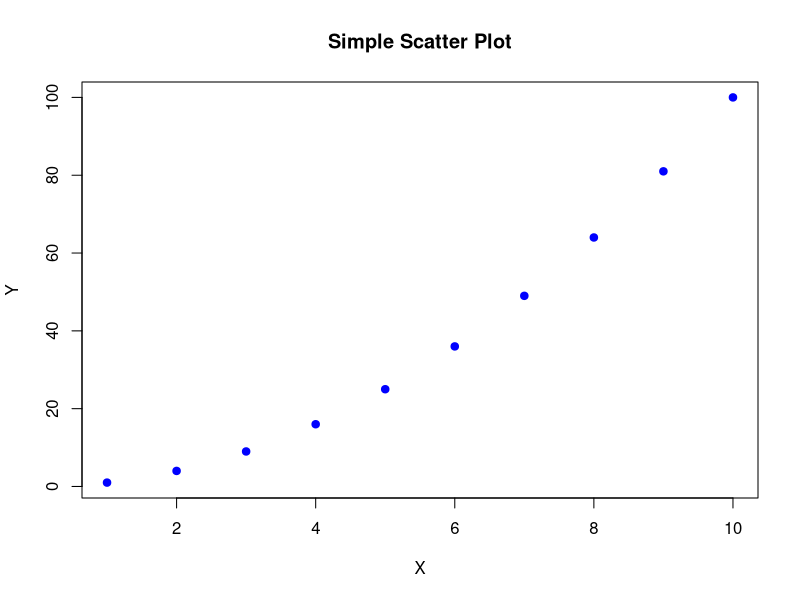
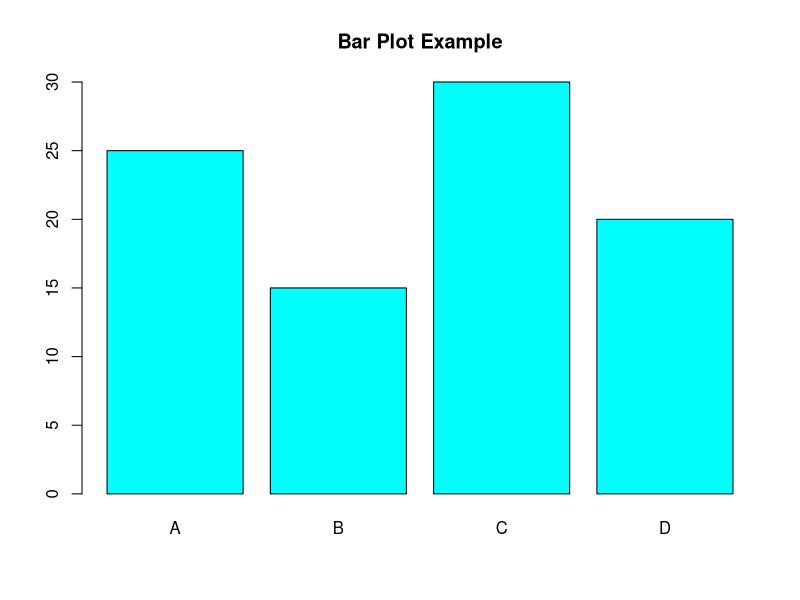
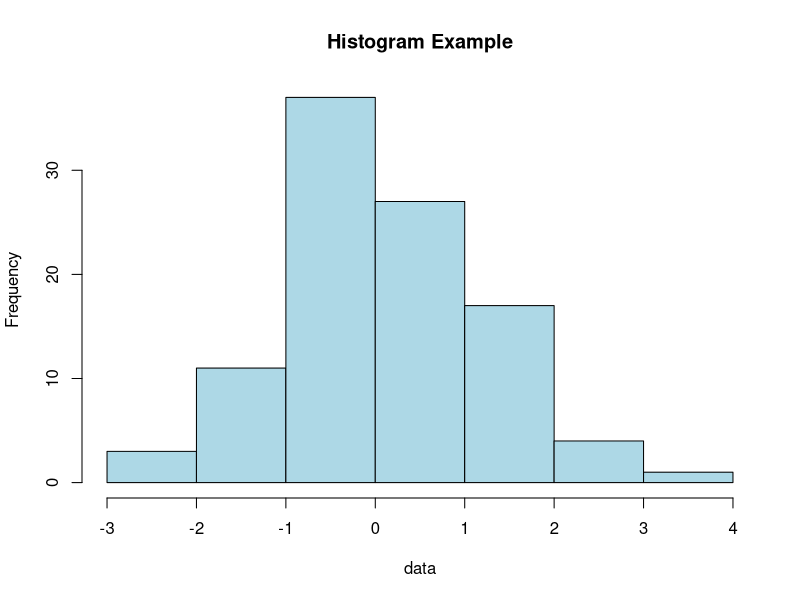

The R source for these figures, in order:
# =====================================================
# INTRODUCTION TO R PROGRAMMING
# A beginner's guide with practical examples
# =====================================================

# R is a powerful programming language for statistical computing and graphics
# This guide will help you learn the fundamentals step by step

# =====================================================
# SECTION 1: BASIC R OPERATIONS
# =====================================================

# 1.1 Basic Arithmetic
2 + 3       # Addition
10 - 5      # Subtraction
4 * 5       # Multiplication
20 / 4      # Division
2^3         # Exponentiation
10 %% 3     # Modulo (remainder)
10 %/% 3    # Integer division

# 1.2 Variables
# Variables are used to store values
x <- 10     # Assign value 10 to variable x
y = 20      # Alternative assignment (= also works but <- is preferred)
z <- x + y  # z will be 30

# Display variable values
print(x)
print(y)
print(z)

# 1.3 Data Types
# Numeric
num <- 42.5
# Integer
int <- 42L  # The 'L' indicates this is an integer
# Character/String
text <- "Hello, R!"
# Logical
logic <- TRUE  # or FALSE

# Check data types
class(num)
class(int)
class(text)
class(logic)

# =====================================================
# SECTION 2: DATA STRUCTURES
# =====================================================

# 2.1 Vectors - one-dimensional arrays
# Create vectors
numbers <- c(1, 2, 3, 4, 5)
fruits <- c("apple", "banana", "orange")
logicals <- c(TRUE, FALSE, TRUE)

# Vector operations
numbers + 10          # Add 10 to each element
numbers * 2           # Multiply each element by 2
numbers[3]            # Access the third element
numbers[2:4]          # Access elements 2 through 4
length(numbers)       # Number of elements

# 2.2 Matrices - two-dimensional arrays
# Create a matrix
mat <- matrix(1:9, nrow = 3, ncol = 3)
mat
# Access elements
mat[2, 3]             # Element at row 2, column 3
mat[1, ]              # First row
mat[, 2]              # Second column

# 2.3 Lists - ordered collections of objects
# Create a list
my_list <- list(
  name = "John",
  age = 30,
  scores = c(85, 90, 92),
  passed = TRUE
)
my_list
# Access elements
my_list$name          # Access by name
my_list[[1]]          # Access by position
my_list$scores[2]     # Access nested elements

# 2.4 Data Frames - table-like structures
# Create a data frame
students <- data.frame(
  name = c("Alice", "Bob", "Charlie"),
  age = c(22, 21, 23),
  gpa = c(3.8, 3.2, 3.9)
)
students
# Access elements
students$name         # Access a column
students[2, ]         # Access a row
students[1, 2]        # Access a specific element

# =====================================================
# SECTION 3: CONTROL STRUCTURES
# =====================================================

# 3.1 Conditional statements (if, else if, else)
x <- 15

if (x > 10) {
  print("x is greater than 10")
} else if (x == 10) {
  print("x equals 10")
} else {
  print("x is less than 10")
}

# 3.2 For loops
# Print numbers 1 to 5
for (i in 1:5) {
  print(i)
}

# Loop through a vector
fruits <- c("apple", "banana", "orange")
for (fruit in fruits) {
  print(paste("I like", fruit))
}

# 3.3 While loops
counter <- 1
while (counter <= 5) {
  print(counter)
  counter <- counter + 1
}

# =====================================================
# SECTION 4: FUNCTIONS
# =====================================================

# 4.1 Using built-in functions
max(1, 5, 3, 7)       # Find maximum value
min(1, 5, 3, 7)       # Find minimum value
sum(1:10)             # Sum values
mean(c(10, 20, 30))   # Calculate average

# 4.2 Creating your own functions
# Function to calculate square
square <- function(x) {
  return(x^2)
}

# Function to convert Celsius to Fahrenheit
celsius_to_fahrenheit <- function(celsius) {
  fahrenheit <- (celsius * 9/5) + 32
  return(fahrenheit)
}

# Use the functions
square(4)
celsius_to_fahrenheit(25)

# Function with multiple arguments
calculate_bmi <- function(weight, height) {
  bmi <- weight / (height^2)
  return(bmi)
}

calculate_bmi(70, 1.75)

# =====================================================
# SECTION 5: DATA MANIPULATION WITH DPLYR
# =====================================================

# First, install and load the dplyr package if needed
# install.packages("dplyr")
# library(dplyr)

# Create a sample dataset
employees <- data.frame(
  name = c("Alice", "Bob", "Charlie", "David", "Eva"),
  department = c("HR", "IT", "Finance", "IT", "HR"),
  salary = c(45000, 65000, 55000, 70000, 48000),
  years = c(2, 5, 3, 7, 4)
)

# The following operations require dplyr to be installed
# Uncomment them once you've installed the package

# # Filter rows
# it_employees <- employees %>% filter(department == "IT")
#
# # Select columns
# names_salaries <- employees %>% select(name, salary)
#
# # Arrange (sort) data
# sorted_by_salary <- employees %>% arrange(desc(salary))
#
# # Create new columns
# employees_with_bonus <- employees %>%
#   mutate(bonus = salary * 0.10,
#          total_comp = salary + bonus)
#
# # Summarize data
# dept_summary <- employees %>%
#   group_by(department) %>%
#   summarize(
#     avg_salary = mean(salary),
#     total_employees = n()
#   )

# =====================================================
# SECTION 6: DATA VISUALIZATION
# =====================================================

# Basic plotting
# Scatter plot
x <- 1:10
y <- x^2
plot(x, y, main="Simple Scatter Plot", xlab="X", ylab="Y", col="blue", pch=19)

# Bar plot
counts <- c(25, 15, 30, 20)
names <- c("A", "B", "C", "D")
barplot(counts, names.arg=names, col="cyan", main="Bar Plot Example")

# Histogram
data <- rnorm(100)  # Generate 100 random numbers
hist(data, col="lightblue", main="Histogram Example")

# For more advanced visualizations, you can use ggplot2
# install.packages("ggplot2")
# library(ggplot2)

# =====================================================
# SECTION 7: EXERCISES FOR PRACTICE
# =====================================================

# Exercise 1: Create a vector of the first 10 even numbers
# Your code here:
# even_numbers <-

# Exercise 2: Calculate the sum and mean of numbers from 1 to 100
# Your code here:
# sum_result <-
# mean_result <-

# Exercise 3: Create a function that returns both the minimum and maximum of a vector
# Your code here:
# min_max <- function(x) {
#   # Your code here
# }

# Exercise 4: Create a data frame with 5 students, their grades in 3 subjects
# Your code here:
# student_grades <- data.frame(
#   # Your code here
# )

# Exercise 5: Write a function to determine if a number is prime
# Your code here:
# is_prime <- function(n) {
#   # Your code here
# }

# =====================================================
# CONCLUSION
# =====================================================

# This script introduced you to the fundamentals of R programming.
# Practice these concepts by modifying the examples and completing the exercises.
# As you become more comfortable, explore additional topics like:
# - Statistical analysis
# - Machine learning
# - Data manipulation with tidyverse
# - Interactive visualizations
# - R Markdown for reports

# For help on any function, use the ? operator:
# ?mean
# ?data.frame
# ?plot 